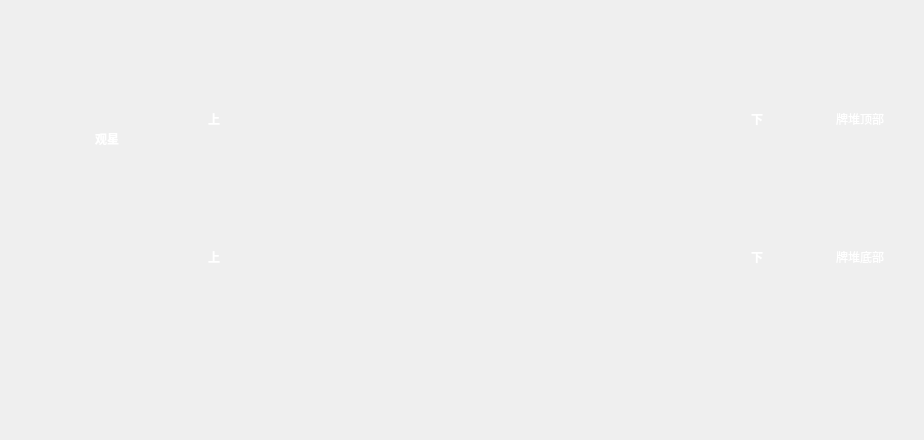
<?xml version="1.0" encoding="UTF-8"?>
<ui version="4.0">
 <class>GuanxingBox</class>
 <widget class="QWidget" name="GuanxingBox">
  <property name="geometry">
   <rect>
    <x>0</x>
    <y>0</y>
    <width>924</width>
    <height>440</height>
   </rect>
  </property>
  <layout class="QVBoxLayout" name="verticalLayout">
   <property name="spacing">
    <number>0</number>
   </property>
   <property name="leftMargin">
    <number>20</number>
   </property>
   <property name="topMargin">
    <number>50</number>
   </property>
   <property name="rightMargin">
    <number>20</number>
   </property>
   <property name="bottomMargin">
    <number>30</number>
   </property>
   <item>
    <layout class="QHBoxLayout" name="horizontalLayout_2">
     <property name="spacing">
      <number>0</number>
     </property>
     <item>
      <widget class="QFrame" name="leftFrame">
       <property name="minimumSize">
        <size>
         <width>214</width>
         <height>276</height>
        </size>
       </property>
       <property name="maximumSize">
        <size>
         <width>214</width>
         <height>276</height>
        </size>
       </property>
       <layout class="QHBoxLayout" name="horizontalLayout_6">
        <property name="spacing">
         <number>0</number>
        </property>
        <property name="margin">
         <number>0</number>
        </property>
        <item>
         <layout class="QVBoxLayout" name="verticalLayout_2">
          <property name="spacing">
           <number>0</number>
          </property>
          <item>
           <spacer name="verticalSpacer_8">
            <property name="orientation">
             <enum>Qt::Vertical</enum>
            </property>
            <property name="sizeHint" stdset="0">
             <size>
              <width>20</width>
              <height>40</height>
             </size>
            </property>
           </spacer>
          </item>
          <item>
           <layout class="QHBoxLayout" name="horizontalLayout_3">
            <item>
             <spacer name="horizontalSpacer_3">
              <property name="orientation">
               <enum>Qt::Horizontal</enum>
              </property>
              <property name="sizeHint" stdset="0">
               <size>
                <width>40</width>
                <height>20</height>
               </size>
              </property>
             </spacer>
            </item>
            <item>
             <widget class="QLabel" name="messageLabel">
              <property name="text">
               <string>&lt;font color=white&gt;&lt;b&gt;观星&lt;/b&gt;&lt;font&gt;</string>
              </property>
             </widget>
            </item>
            <item>
             <spacer name="horizontalSpacer_4">
              <property name="orientation">
               <enum>Qt::Horizontal</enum>
              </property>
              <property name="sizeHint" stdset="0">
               <size>
                <width>40</width>
                <height>20</height>
               </size>
              </property>
             </spacer>
            </item>
           </layout>
          </item>
          <item>
           <layout class="QHBoxLayout" name="horizontalLayout_4">
            <item>
             <spacer name="horizontalSpacer_5">
              <property name="orientation">
               <enum>Qt::Horizontal</enum>
              </property>
              <property name="sizeHint" stdset="0">
               <size>
                <width>40</width>
                <height>20</height>
               </size>
              </property>
             </spacer>
            </item>
            <item>
             <widget class="sgsui::ResultPlayerLabel" name="zhugeliangLabel"/>
            </item>
            <item>
             <spacer name="horizontalSpacer_6">
              <property name="orientation">
               <enum>Qt::Horizontal</enum>
              </property>
              <property name="sizeHint" stdset="0">
               <size>
                <width>40</width>
                <height>20</height>
               </size>
              </property>
             </spacer>
            </item>
           </layout>
          </item>
          <item>
           <spacer name="verticalSpacer_2">
            <property name="orientation">
             <enum>Qt::Vertical</enum>
            </property>
            <property name="sizeHint" stdset="0">
             <size>
              <width>20</width>
              <height>40</height>
             </size>
            </property>
           </spacer>
          </item>
          <item>
           <spacer name="verticalSpacer_7">
            <property name="orientation">
             <enum>Qt::Vertical</enum>
            </property>
            <property name="sizeHint" stdset="0">
             <size>
              <width>20</width>
              <height>40</height>
             </size>
            </property>
           </spacer>
          </item>
         </layout>
        </item>
        <item>
         <layout class="QVBoxLayout" name="verticalLayout_4">
          <property name="spacing">
           <number>0</number>
          </property>
          <item>
           <widget class="QLabel" name="upHint1">
            <property name="sizePolicy">
             <sizepolicy hsizetype="Preferred" vsizetype="Expanding">
              <horstretch>0</horstretch>
              <verstretch>0</verstretch>
             </sizepolicy>
            </property>
            <property name="minimumSize">
             <size>
              <width>40</width>
              <height>0</height>
             </size>
            </property>
            <property name="text">
             <string>&lt;font color=white&gt;&lt;b&gt;上&lt;/b&gt;&lt;font&gt;</string>
            </property>
            <property name="alignment">
             <set>Qt::AlignCenter</set>
            </property>
           </widget>
          </item>
          <item>
           <widget class="QLabel" name="upHint2">
            <property name="sizePolicy">
             <sizepolicy hsizetype="Preferred" vsizetype="Expanding">
              <horstretch>0</horstretch>
              <verstretch>0</verstretch>
             </sizepolicy>
            </property>
            <property name="minimumSize">
             <size>
              <width>40</width>
              <height>0</height>
             </size>
            </property>
            <property name="text">
             <string>&lt;font color=white&gt;&lt;b&gt;上&lt;/b&gt;&lt;font&gt;</string>
            </property>
            <property name="alignment">
             <set>Qt::AlignCenter</set>
            </property>
           </widget>
          </item>
         </layout>
        </item>
       </layout>
      </widget>
     </item>
     <item>
      <widget class="QFrame" name="middleFrame">
       <property name="minimumSize">
        <size>
         <width>503</width>
         <height>276</height>
        </size>
       </property>
       <property name="maximumSize">
        <size>
         <width>503</width>
         <height>276</height>
        </size>
       </property>
       <widget class="QFrame" name="upperCardRect1">
        <property name="geometry">
         <rect>
          <x>1</x>
          <y>1</y>
          <width>93</width>
          <height>130</height>
         </rect>
        </property>
        <property name="minimumSize">
         <size>
          <width>93</width>
          <height>130</height>
         </size>
        </property>
        <property name="maximumSize">
         <size>
          <width>93</width>
          <height>130</height>
         </size>
        </property>
       </widget>
       <widget class="QFrame" name="upperCardRect2">
        <property name="geometry">
         <rect>
          <x>103</x>
          <y>1</y>
          <width>93</width>
          <height>130</height>
         </rect>
        </property>
        <property name="minimumSize">
         <size>
          <width>93</width>
          <height>130</height>
         </size>
        </property>
        <property name="maximumSize">
         <size>
          <width>93</width>
          <height>130</height>
         </size>
        </property>
       </widget>
       <widget class="QFrame" name="upperCardRect3">
        <property name="geometry">
         <rect>
          <x>205</x>
          <y>1</y>
          <width>93</width>
          <height>130</height>
         </rect>
        </property>
        <property name="minimumSize">
         <size>
          <width>93</width>
          <height>130</height>
         </size>
        </property>
        <property name="maximumSize">
         <size>
          <width>93</width>
          <height>130</height>
         </size>
        </property>
       </widget>
       <widget class="QFrame" name="upperCardRect4">
        <property name="geometry">
         <rect>
          <x>307</x>
          <y>1</y>
          <width>93</width>
          <height>130</height>
         </rect>
        </property>
        <property name="minimumSize">
         <size>
          <width>93</width>
          <height>130</height>
         </size>
        </property>
        <property name="maximumSize">
         <size>
          <width>93</width>
          <height>130</height>
         </size>
        </property>
       </widget>
       <widget class="QFrame" name="upperCardRect5">
        <property name="geometry">
         <rect>
          <x>409</x>
          <y>1</y>
          <width>93</width>
          <height>130</height>
         </rect>
        </property>
        <property name="minimumSize">
         <size>
          <width>93</width>
          <height>130</height>
         </size>
        </property>
        <property name="maximumSize">
         <size>
          <width>93</width>
          <height>130</height>
         </size>
        </property>
       </widget>
       <widget class="QFrame" name="lowerCardRect1">
        <property name="geometry">
         <rect>
          <x>1</x>
          <y>145</y>
          <width>93</width>
          <height>130</height>
         </rect>
        </property>
        <property name="minimumSize">
         <size>
          <width>93</width>
          <height>130</height>
         </size>
        </property>
        <property name="maximumSize">
         <size>
          <width>93</width>
          <height>130</height>
         </size>
        </property>
       </widget>
       <widget class="QFrame" name="lowerCardRect2">
        <property name="geometry">
         <rect>
          <x>103</x>
          <y>145</y>
          <width>93</width>
          <height>130</height>
         </rect>
        </property>
        <property name="minimumSize">
         <size>
          <width>93</width>
          <height>130</height>
         </size>
        </property>
        <property name="maximumSize">
         <size>
          <width>93</width>
          <height>130</height>
         </size>
        </property>
       </widget>
       <widget class="QFrame" name="lowerCardRect3">
        <property name="geometry">
         <rect>
          <x>205</x>
          <y>145</y>
          <width>93</width>
          <height>130</height>
         </rect>
        </property>
        <property name="minimumSize">
         <size>
          <width>93</width>
          <height>130</height>
         </size>
        </property>
        <property name="maximumSize">
         <size>
          <width>93</width>
          <height>130</height>
         </size>
        </property>
       </widget>
       <widget class="QFrame" name="lowerCardRect4">
        <property name="geometry">
         <rect>
          <x>307</x>
          <y>145</y>
          <width>93</width>
          <height>130</height>
         </rect>
        </property>
        <property name="minimumSize">
         <size>
          <width>93</width>
          <height>130</height>
         </size>
        </property>
        <property name="maximumSize">
         <size>
          <width>93</width>
          <height>130</height>
         </size>
        </property>
       </widget>
       <widget class="QFrame" name="lowerCardRect5">
        <property name="geometry">
         <rect>
          <x>409</x>
          <y>145</y>
          <width>93</width>
          <height>130</height>
         </rect>
        </property>
        <property name="minimumSize">
         <size>
          <width>93</width>
          <height>130</height>
         </size>
        </property>
        <property name="maximumSize">
         <size>
          <width>93</width>
          <height>130</height>
         </size>
        </property>
       </widget>
      </widget>
     </item>
     <item>
      <widget class="QFrame" name="rightFrame">
       <property name="sizePolicy">
        <sizepolicy hsizetype="Expanding" vsizetype="Preferred">
         <horstretch>0</horstretch>
         <verstretch>0</verstretch>
        </sizepolicy>
       </property>
       <layout class="QHBoxLayout" name="horizontalLayout_5">
        <property name="spacing">
         <number>0</number>
        </property>
        <property name="leftMargin">
         <number>0</number>
        </property>
        <property name="topMargin">
         <number>0</number>
        </property>
        <property name="rightMargin">
         <number>20</number>
        </property>
        <property name="bottomMargin">
         <number>0</number>
        </property>
        <item>
         <layout class="QVBoxLayout" name="_3">
          <property name="spacing">
           <number>0</number>
          </property>
          <item>
           <widget class="QLabel" name="downHint1">
            <property name="sizePolicy">
             <sizepolicy hsizetype="Preferred" vsizetype="Expanding">
              <horstretch>0</horstretch>
              <verstretch>0</verstretch>
             </sizepolicy>
            </property>
            <property name="minimumSize">
             <size>
              <width>40</width>
              <height>0</height>
             </size>
            </property>
            <property name="maximumSize">
             <size>
              <width>40</width>
              <height>16777215</height>
             </size>
            </property>
            <property name="text">
             <string>&lt;font color=white&gt;&lt;b&gt;下&lt;/b&gt;&lt;font&gt;</string>
            </property>
            <property name="alignment">
             <set>Qt::AlignCenter</set>
            </property>
           </widget>
          </item>
          <item>
           <widget class="QLabel" name="downHint2">
            <property name="sizePolicy">
             <sizepolicy hsizetype="Preferred" vsizetype="Expanding">
              <horstretch>0</horstretch>
              <verstretch>0</verstretch>
             </sizepolicy>
            </property>
            <property name="minimumSize">
             <size>
              <width>40</width>
              <height>0</height>
             </size>
            </property>
            <property name="maximumSize">
             <size>
              <width>40</width>
              <height>16777215</height>
             </size>
            </property>
            <property name="text">
             <string>&lt;font color=white&gt;&lt;b&gt;下&lt;/b&gt;&lt;font&gt;</string>
            </property>
            <property name="alignment">
             <set>Qt::AlignCenter</set>
            </property>
           </widget>
          </item>
         </layout>
        </item>
        <item>
         <spacer name="horizontalSpacer_7">
          <property name="orientation">
           <enum>Qt::Horizontal</enum>
          </property>
          <property name="sizeHint" stdset="0">
           <size>
            <width>40</width>
            <height>20</height>
           </size>
          </property>
         </spacer>
        </item>
        <item>
         <layout class="QVBoxLayout" name="_2">
          <item>
           <spacer name="verticalSpacer_3">
            <property name="orientation">
             <enum>Qt::Vertical</enum>
            </property>
            <property name="sizeHint" stdset="0">
             <size>
              <width>20</width>
              <height>58</height>
             </size>
            </property>
           </spacer>
          </item>
          <item>
           <widget class="QLabel" name="hintLabel1">
            <property name="text">
             <string>&lt;font color=white&gt;牌堆顶部&lt;font&gt;</string>
            </property>
           </widget>
          </item>
          <item>
           <spacer name="verticalSpacer_4">
            <property name="orientation">
             <enum>Qt::Vertical</enum>
            </property>
            <property name="sizeHint" stdset="0">
             <size>
              <width>20</width>
              <height>57</height>
             </size>
            </property>
           </spacer>
          </item>
          <item>
           <spacer name="verticalSpacer_6">
            <property name="orientation">
             <enum>Qt::Vertical</enum>
            </property>
            <property name="sizeHint" stdset="0">
             <size>
              <width>20</width>
              <height>58</height>
             </size>
            </property>
           </spacer>
          </item>
          <item>
           <widget class="QLabel" name="hintLabel2">
            <property name="text">
             <string>&lt;font color=white&gt;牌堆底部&lt;font&gt;</string>
            </property>
           </widget>
          </item>
          <item>
           <spacer name="verticalSpacer_5">
            <property name="orientation">
             <enum>Qt::Vertical</enum>
            </property>
            <property name="sizeHint" stdset="0">
             <size>
              <width>20</width>
              <height>57</height>
             </size>
            </property>
           </spacer>
          </item>
         </layout>
        </item>
       </layout>
      </widget>
     </item>
    </layout>
   </item>
   <item>
    <spacer name="verticalSpacer">
     <property name="orientation">
      <enum>Qt::Vertical</enum>
     </property>
     <property name="sizeHint" stdset="0">
      <size>
       <width>20</width>
       <height>40</height>
      </size>
     </property>
    </spacer>
   </item>
   <item>
    <layout class="QHBoxLayout" name="horizontalLayout">
     <property name="leftMargin">
      <number>50</number>
     </property>
     <item>
      <spacer name="horizontalSpacer">
       <property name="orientation">
        <enum>Qt::Horizontal</enum>
       </property>
       <property name="sizeHint" stdset="0">
        <size>
         <width>40</width>
         <height>20</height>
        </size>
       </property>
      </spacer>
     </item>
     <item>
      <widget class="sgsui::GameButton" name="okButton"/>
     </item>
     <item>
      <spacer name="horizontalSpacer_2">
       <property name="orientation">
        <enum>Qt::Horizontal</enum>
       </property>
       <property name="sizeHint" stdset="0">
        <size>
         <width>40</width>
         <height>20</height>
        </size>
       </property>
      </spacer>
     </item>
    </layout>
   </item>
  </layout>
 </widget>
 <customwidgets>
  <customwidget>
   <class>sgsui::GameButton</class>
   <extends>QLabel</extends>
   <header>sgsui_GameButton.h</header>
  </customwidget>
  <customwidget>
   <class>sgsui::ResultPlayerLabel</class>
   <extends>QLabel</extends>
   <header>sgsui_ResultPlayerLabel.h</header>
  </customwidget>
 </customwidgets>
 <resources/>
 <connections/>
</ui>
